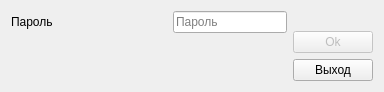
<?xml version="1.0" encoding="UTF-8"?>
<ui version="4.0">
 <class>password</class>
 <widget class="QWidget" name="password">
  <property name="geometry">
   <rect>
    <x>0</x>
    <y>0</y>
    <width>384</width>
    <height>92</height>
   </rect>
  </property>
  <property name="windowTitle">
   <string>Form</string>
  </property>
  <property name="windowIcon">
   <iconset resource="resources.qrc">
    <normaloff>:/icon.ico</normaloff>:/icon.ico</iconset>
  </property>
  <layout class="QHBoxLayout" name="horizontalLayout_2">
   <item>
    <layout class="QVBoxLayout" name="verticalLayout_2">
     <item>
      <layout class="QHBoxLayout" name="horizontalLayout">
       <item>
        <widget class="QLabel" name="label">
         <property name="text">
          <string>Пароль</string>
         </property>
        </widget>
       </item>
       <item>
        <spacer name="horizontalSpacer">
         <property name="orientation">
          <enum>Qt::Horizontal</enum>
         </property>
         <property name="sizeHint" stdset="0">
          <size>
           <width>40</width>
           <height>20</height>
          </size>
         </property>
        </spacer>
       </item>
       <item>
        <widget class="QLineEdit" name="password_2">
         <property name="placeholderText">
          <string>Пароль</string>
         </property>
        </widget>
       </item>
      </layout>
     </item>
     <item>
      <spacer name="verticalSpacer_2">
       <property name="orientation">
        <enum>Qt::Vertical</enum>
       </property>
       <property name="sizeHint" stdset="0">
        <size>
         <width>20</width>
         <height>40</height>
        </size>
       </property>
      </spacer>
     </item>
    </layout>
   </item>
   <item>
    <layout class="QVBoxLayout" name="verticalLayout">
     <item>
      <spacer name="verticalSpacer">
       <property name="orientation">
        <enum>Qt::Vertical</enum>
       </property>
       <property name="sizeHint" stdset="0">
        <size>
         <width>20</width>
         <height>40</height>
        </size>
       </property>
      </spacer>
     </item>
     <item>
      <widget class="QPushButton" name="ok">
       <property name="enabled">
        <bool>false</bool>
       </property>
       <property name="text">
        <string>Ok</string>
       </property>
      </widget>
     </item>
     <item>
      <widget class="QPushButton" name="exit">
       <property name="text">
        <string>Выход</string>
       </property>
      </widget>
     </item>
    </layout>
   </item>
  </layout>
 </widget>
 <resources>
  <include location="resources.qrc"/>
 </resources>
 <connections>
  <connection>
   <sender>exit</sender>
   <signal>clicked()</signal>
   <receiver>password</receiver>
   <slot>close()</slot>
   <hints>
    <hint type="sourcelabel">
     <x>345</x>
     <y>66</y>
    </hint>
    <hint type="destinationlabel">
     <x>275</x>
     <y>87</y>
    </hint>
   </hints>
  </connection>
  <connection>
   <sender>password_2</sender>
   <signal>returnPressed()</signal>
   <receiver>ok</receiver>
   <slot>click()</slot>
   <hints>
    <hint type="sourcelabel">
     <x>236</x>
     <y>29</y>
    </hint>
    <hint type="destinationlabel">
     <x>306</x>
     <y>35</y>
    </hint>
   </hints>
  </connection>
 </connections>
</ui>
